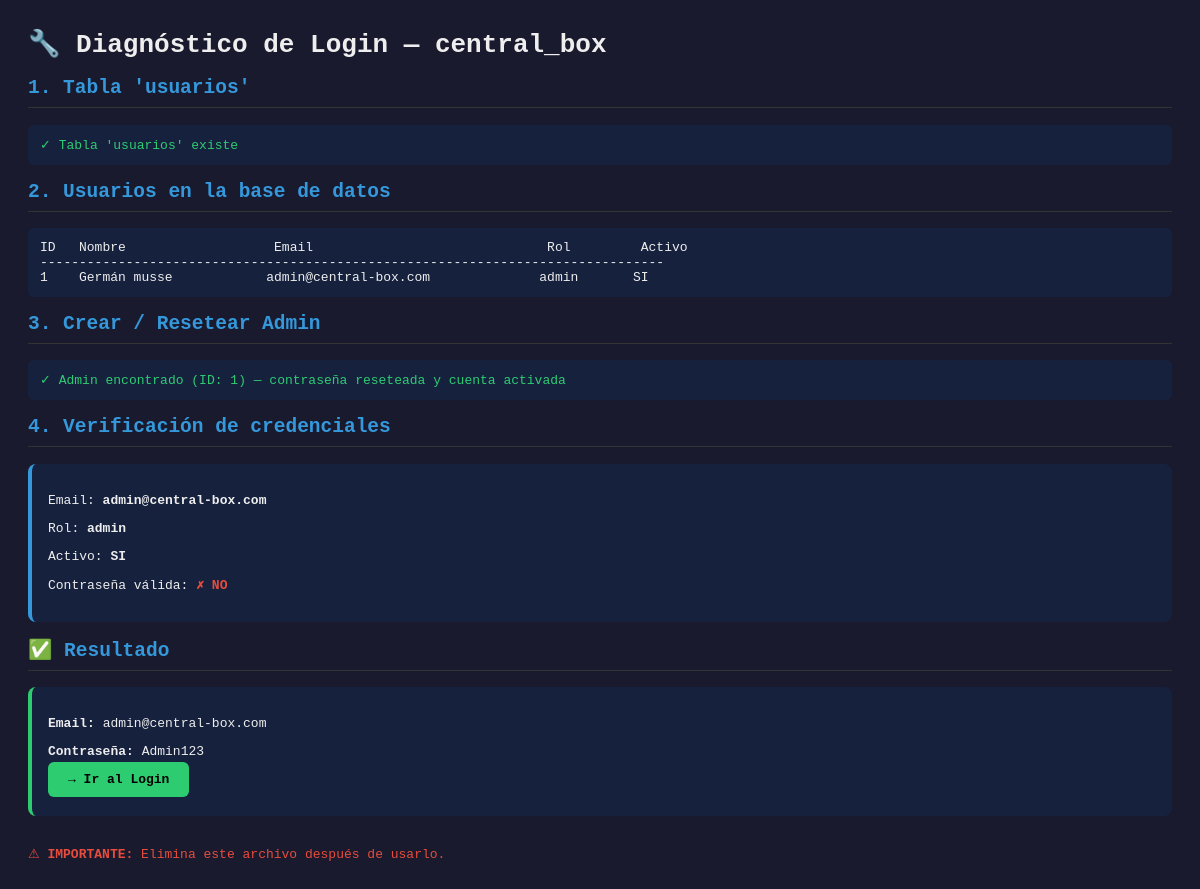
The page /public/fix_admin.php on the database its author committed.
### tables this page shows
CREATE TABLE IF NOT EXISTS usuarios (
    id          INT UNSIGNED AUTO_INCREMENT PRIMARY KEY,
    nombre      VARCHAR(100)        NOT NULL,
    email       VARCHAR(150)        NOT NULL UNIQUE,
    password    VARCHAR(255)        NOT NULL,
    rol         ENUM('admin','vendedor','cliente') NOT NULL DEFAULT 'cliente',
    telefono    VARCHAR(20)         NULL,
    direccion   VARCHAR(200)        NULL,
    avatar      VARCHAR(255)        NULL,
    activo      TINYINT(1)          NOT NULL DEFAULT 1,
    created_at  DATETIME            NOT NULL DEFAULT CURRENT_TIMESTAMP,
    updated_at  DATETIME            NOT NULL DEFAULT CURRENT_TIMESTAMP ON UPDATE CURRENT_TIMESTAMP
);

### public/fix_admin.php (the view, shortened to what this page needs)
<?php
$conn = Database::getInstance()->getConnection();
echo "<h1>🔧 Diagnóstico de Login — central_box</h1>";
echo "<h2>1. Tabla 'usuarios'</h2>";
try {
    $stmt = $conn->query("SHOW TABLES LIKE 'usuarios'");
    if ($stmt->rowCount() > 0) {
        echo "<pre class='ok'>✓ Tabla 'usuarios' existe</pre>";
    } else {
        echo "<pre class='err'>✗ Tabla 'usuarios' NO existe — ejecuta seed_data.php primero</pre>";
        exit;
    }
} catch (Exception $e) {
    echo "<pre class='err'>✗ Error: " . $e->getMessage() . "</pre>";
    exit;
}
echo "<h2>2. Usuarios en la base de datos</h2>";
$stmt = $conn->query("SELECT id, nombre, email, rol, activo FROM usuarios ORDER BY id");
$usuarios = $stmt->fetchAll();
if (empty($usuarios)) {
    echo "<pre class='warn'>⚠ No hay usuarios en la tabla</pre>";
} else {
    echo "<pre>";
    echo str_pad("ID", 5) . str_pad("Nombre", 25) . str_pad("Email", 35) . str_pad("Rol", 12) . "Activo\n";
    echo str_repeat("-", 80) . "\n";
    foreach ($usuarios as $u) {
        $activo = ($u['activo'] ?? 1) ? 'SI' : 'NO';
        echo str_pad($u['id'], 5) . str_pad($u['nombre'], 25) . str_pad($u['email'], 35) . str_pad($u['rol'], 12) . $activo . "\n";
    }
    echo "</pre>";
}
echo "<h2>3. Crear / Resetear Admin</h2>";
$adminEmail    = 'admin@central-box.com';
$adminPassword = 'Admin123';
$stmt = $conn->prepare("SELECT id, activo FROM usuarios WHERE email = ?");
$stmt->execute([$adminEmail]);
$admin = $stmt->fetch();
if ($admin) {
    echo "<pre class='ok'>✓ Admin encontrado (ID: {$admin['id']}) — contraseña reseteada y cuenta activada</pre>";
}
echo "<h2>4. Verificación de credenciales</h2>";
$stmt = $conn->prepare("SELECT id, nombre, email, rol, password, activo FROM usuarios WHERE email = ?");
$stmt->execute([$adminEmail]);
$user = $stmt->fetch();
if ($user) {
    $match = password_verify($adminPassword, $user['password']);
    $activo = ($user['activo'] ?? 1) ? 'SI' : 'NO';
    echo "<div class='box'>";
    echo "<p>Email: <strong>{$user['email']}</strong></p>";
    echo "<p>Rol: <strong>{$user['rol']}</strong></p>";
    echo "<p>Activo: <strong>$activo</strong></p>";
    echo "<p>Contraseña válida: <strong class='" . ($match ? 'ok' : 'err') . "'>" . ($match ? '✓ SÍ' : '✗ NO') . "</strong></p>";
    echo "</div>";
}
echo "<h2>✅ Resultado</h2>";
echo "<div class='box' style='border-color:#2ecc71'>";
echo "<p><strong>Email:</strong> <code>admin@central-box.com</code></p>";
echo "<p><strong>Contraseña:</strong> <code>Admin123</code></p>";
echo "<p style='margin-top:12px'>";
echo "<a href='/index.php?controller=auth&action=login' style='background:#2ecc71;color:#000;padding:10px 20px;border-radius:6px;text-decoration:none;font-weight:bold'>→ Ir al Login</a>";
echo "</p>";
echo "</div>";
echo "<p style='color:#e74c3c;margin-top:30px'>⚠ <strong>IMPORTANTE:</strong> Elimina este archivo después de usarlo.</p>";

### public/fix_admin.php (style rules this page uses)
.ok { color:#2ecc71; }
.err { color:#e74c3c; }
pre { background:#16213e;padding:12px;border-radius:6px;margin:8px 0; }
h2 { color:#3498db;border-bottom:1px solid #333;padding-bottom:8px; }
.box { background:#16213e;padding:16px;border-radius:8px;margin:12px 0;border-left:4px solid #3498db; }

### rows shown on the page
usuarios: id "1", nombre "Germán musse", email "admin@central-box.com", rol "admin", activo "SI"

### other values the page prints
str_pad("ID", 5) "ID"
str_pad("Nombre", 25) "Nombre"
str_pad("Email", 35) "Email"
str_pad("Rol", 12) "Rol"
str_repeat("-", 80) "--------------------------------------------------------------------------------"
